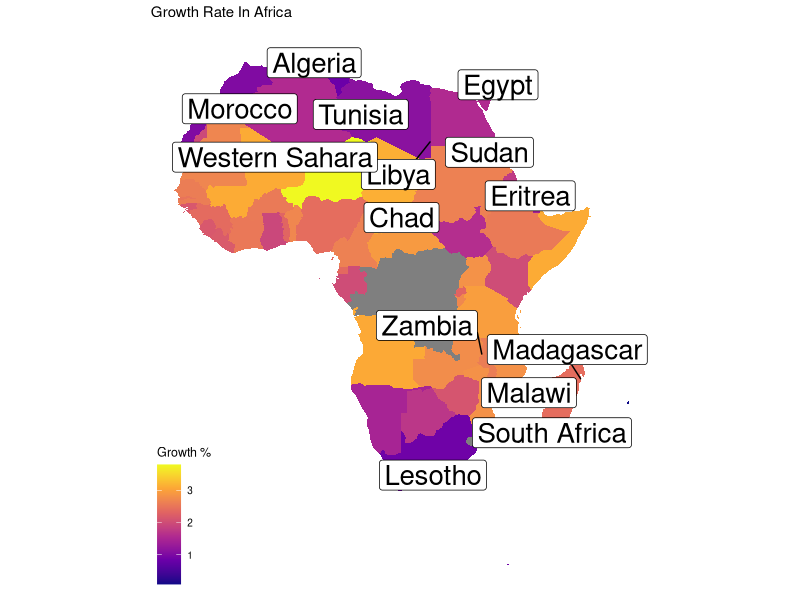
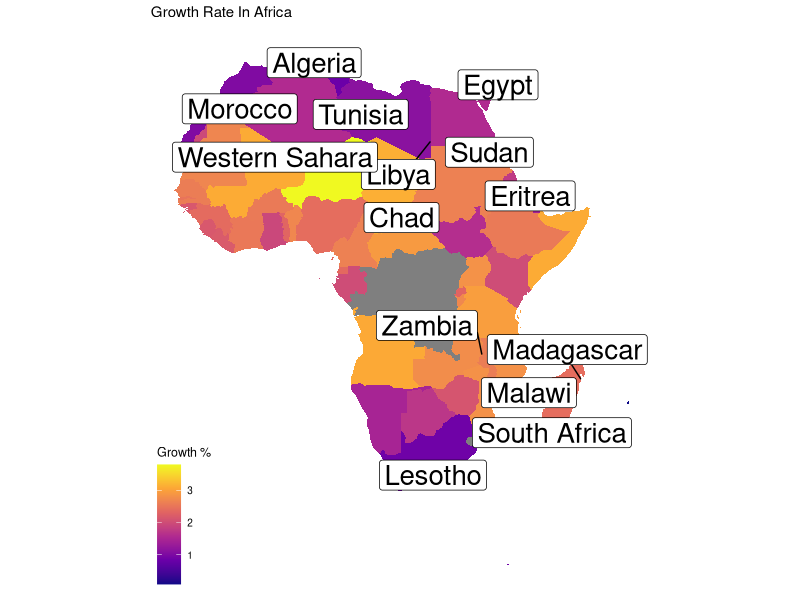

The R script that drew these images, in order:
# Load the necessary libraries
library(dplyr)
library(ggplot2)
library(tidyverse)
library(ggrepel)
library(ggthemes)

# Import the world_population.csv dataset
world_population <- read.csv("world_population_data.csv")

# Remove '%' from growth_rate column
world_population <- world_population %>%
  mutate(growth_rate = as.numeric(sub("%", "", growth_rate)))

# Create dataframe for world coordinates using map_data
world_coordinates <- map_data("world")

# Filter data for African countries
africa_map <- subset(world_coordinates, region %in% c(
  "Algeria", "Angola", "Benin", "Botswana", "Burkina Faso", "Burundi",
  "Cabo Verde", "Cameroon", "Central African Republic", "Chad", "Comoros",
  "Democratic Republic of the Congo", "Djibouti", "Egypt",
  "Equatorial Guinea", "Eritrea", "Eswatini", "Ethiopia", "Gabon",
  "Gambia", "Ghana", "Guinea",
  "Guinea-Bissau", "Ivory Coast", "Kenya", "Lesotho", "Liberia", "Libya",
  "Madagascar", "Malawi", "Mali", "Mauritania", "Mauritius", "Morocco",
  "Mozambique", "Namibia", "Niger", "Nigeria", "Republic of Congo",
  "Rwanda", "Sao Tome and Principe",
  "Senegal", "Seychelles", "Sierra Leone", "Somalia",
  "South Africa", "South Sudan",
  "Sudan", "Swaziland", "Tanzania", "Togo", "Tunisia",
  "Uganda", "Western Sahara", "Zambia", "Zimbabwe"
)) %>%
  left_join(world_population, by = c("region" = "country"))

# Create label data for Africa
label_data <- africa_map %>%
  group_by(region) %>%
  filter(row_number() == 50)

# Create a geom_polygon plot using ggplot2
print(ggplot(africa_map) +
  geom_polygon(aes(long, lat, group = group, fill = growth_rate)) +
  coord_quickmap() +
  scale_fill_viridis_c(option = "plasma") +

  # Add labels to the plot
  labs(fill = "Growth %") +
  ggtitle("Growth Rate In Africa") +

  # Use geom_label_repel for Africa labels
  geom_label_repel(
    data = label_data, aes(x = long, y = lat, label = region),
    size = 7, max.overlaps = 7
  ) +

  # Tweak display of theme
  theme_map())

# Save the plot as a PNG file
ggsave("africa_plot.png", dpi = 300)
